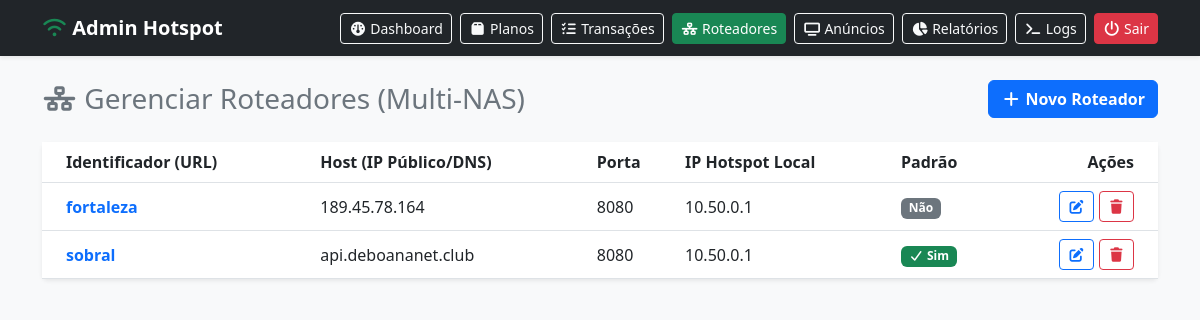
The page /admin/roteadores (signed in) on the database its author committed.
### tables this page shows
CREATE TABLE `crm_roteadores` (
  `id` int(11) NOT NULL,
  `nome_identificador` varchar(100) NOT NULL,
  `host` varchar(255) NOT NULL,
  `user` varchar(100) NOT NULL,
  `pass` varchar(255) NOT NULL,
  `port` int(11) DEFAULT 8080,
  `hotspot_ip` varchar(50) NOT NULL,
  `is_default` tinyint(1) DEFAULT 0,
  `criado_em` timestamp NOT NULL DEFAULT current_timestamp()
);

### controllers/admin/roteadores.php (called while the page is built, shortened)
<?php
require_once __DIR__ . '/../../models/banco.php';
require_once __DIR__ . '/../../models/Roteador.php';
class RoteadoresController
{
    private $roteadorModel;
    public function __construct()
    {
        $this->roteadorModel = new Roteador();
    }
    public function index()
    {
        $roteadores = $this->roteadorModel->obterTodos();
        require_once __DIR__ . '/../../views/admin/roteadores.php';
    }
}
?>

### models/banco.php (called while the page is built, shortened)
<?php
class Banco {
    private $pdo;
    public function __construct() {
        try {
            $opcoes = [
                PDO::ATTR_ERRMODE => PDO::ERRMODE_EXCEPTION,
                PDO::ATTR_DEFAULT_FETCH_MODE => PDO::FETCH_ASSOC,
                PDO::MYSQL_ATTR_INIT_COMMAND => "SET NAMES utf8mb4 COLLATE utf8mb4_unicode_ci, time_zone = '-03:00'"
            ];
            $this->pdo = new PDO(
                "mysql:host=" . DB_HOST . ";dbname=" . DB_NAME . ";charset=utf8mb4",
                DB_USER,
                DB_PASS,
                $opcoes
            );
        } catch (PDOException $e) {
            die("Erro crítico de infraestrutura: Falha na comunicação com o banco de dados.");
        }
    }
    public function query($sql, $params = []) {
        $stmt = $this->pdo->prepare($sql);
        $stmt->execute($params);
        return $stmt;
    }
    public function getAll($sql, $params = []) {
        return $this->query($sql, $params)->fetchAll();
    }
}
?>

### models/Roteador.php (called while the page is built, shortened)
<?php
require_once __DIR__ . '/banco.php';
class Roteador
{
    private $db;
    public function __construct()
    {
        $this->db = new Banco();
    }
    public function obterTodos()
    {
        return $this->db->getAll("SELECT * FROM crm_roteadores ORDER BY nome_identificador ASC");
    }
}
?>

### views/admin/roteadores.php (the view, shortened to what this page needs)
<?php
require_once __DIR__ . '/header.php';
?>
<div class="container mb-5">
    <div class="d-flex justify-content-between align-items-center mb-4">
        <h3 class="text-secondary mb-0"><i class="fa-solid fa-network-wired"></i> Gerenciar Roteadores (Multi-NAS)</h3>
        <button class="btn btn-primary fw-bold" onclick="abrirModalNovo()"><i class="fa-solid fa-plus"></i> Novo Roteador</button>
    </div>
    <div class="card shadow-sm border-0">
        <div class="card-body p-0">
            <div class="table-responsive">
                <table class="table table-hover mb-0 align-middle">
                    <thead class="bg-light">
                        <tr>
                            <th class="ps-4">Identificador (URL)</th>
                            <th>Host (IP Público/DNS)</th>
                            <th>Porta</th>
                            <th>IP Hotspot Local</th>
                            <th>Padrão</th>
                            <th class="text-end pe-4">Ações</th>
                        </tr>
                    </thead>
                    <tbody>
                        <?php if(empty($roteadores)): ?>
                        <tr><td colspan="6" class="text-center py-4 text-muted">Nenhum roteador cadastrado.</td></tr>
                        <?php else: ?>
                            <?php foreach($roteadores as $rot): ?>
                            <tr>
                                <td class="ps-4 fw-bold text-primary"><?= htmlspecialchars($rot['nome_identificador']) ?></td>
                                <td><?= htmlspecialchars($rot['host']) ?></td>
                                <td><?= htmlspecialchars($rot['port']) ?></td>
                                <td><?= htmlspecialchars($rot['hotspot_ip']) ?></td>
                                <td>
                                    <?php if($rot['is_default']): ?>
                                        <span class="badge bg-success"><i class="fa-solid fa-check"></i> Sim</span>
                                    <?php else: ?>
                                        <span class="badge bg-secondary">Não</span>
                                    <?php endif; ?>
                                </td>
                                <td class="text-end pe-4">
                                    <button class="btn btn-sm btn-outline-primary" onclick="abrirModalEditar(<?= htmlspecialchars(json_encode($rot)) ?>)">
                                        <i class="fa-solid fa-pen-to-square"></i>
                                    </button>
                                    <form action="/admin/roteadores/deletar" method="POST" class="d-inline" onsubmit="return confirm('Tem certeza? Isso pode afetar os anúncios e acessos deste local.');">
                                        <button type="submit" class="btn btn-sm btn-outline-danger"><i class="fa-solid fa-trash"></i></button>
                                    </form>
                                </td>
                            </tr>
                            <?php endforeach; ?>
                        <?php endif; ?>
                    </tbody>
                </table>
            </div>
        </div>
    </div>
</div>
</body>
</html>

### rows shown on the page
crm_roteadores: nome_identificador "fortaleza", host "189.45.78.164", port "8080", hotspot_ip "10.50.0.1", is_default "Não"
crm_roteadores: nome_identificador "sobral", host "api.deboananet.club", port "8080", hotspot_ip "10.50.0.1", is_default 1 (drawn)
